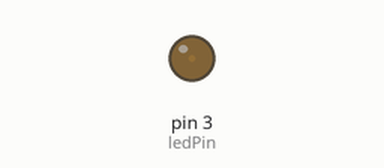
Simulated run of this sketch. Board: Arduino Uno, built with avr-gcc and run on an emulated ATmega328P. On the bench: output pins drawn as LEDs (lit = HIGH).

Above: at 0.05 s.
At 2.55 s:
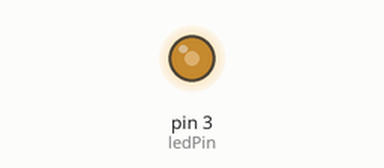
At 5.1 s:
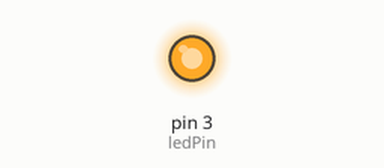
At 10.2 s:
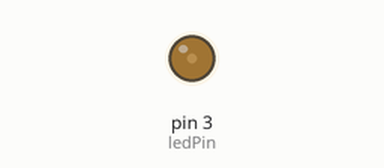
Timing chart, 0 to 15.9 s (numbered marks = the images above):
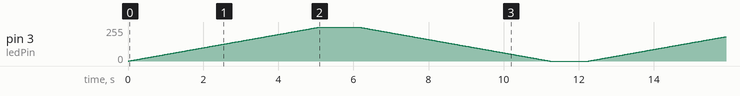

The sketch:

03.LED.ino
```cpp
// Project 1 - Fade LED by PWM
int ledPin = 3; //Chân điều khiển độ sáng LED, đây là pin PWM
int d = 20; //Biến thiết lập 1 bước thay đổi cường độ sáng.
void setup()
{
  pinMode(ledPin, OUTPUT);
}
void loop()
{
  for ( int a = 0 ; a < 256 ; a++ )
  {
    analogWrite(ledPin, a);
    delay(d);
  }
  delay(1000);
  for ( int a = 255 ; a >= 0 ; a-- )
  {
    analogWrite(ledPin, a);
    delay(d);
  }
  delay(1000);
}
```
